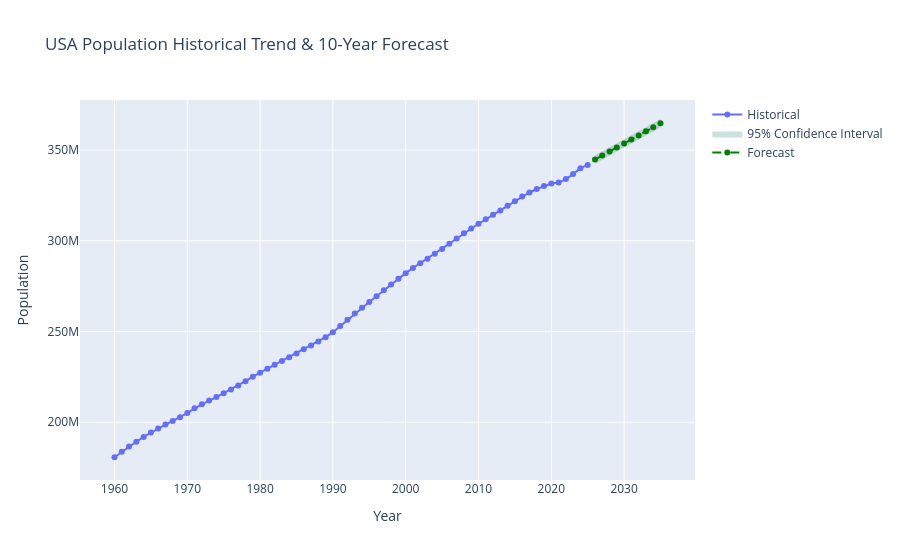

The notebook cell saved with this chart:
### Code cell
import duckdb
import pandas as pd
import numpy as np
import plotly.graph_objects as go

# 1. Fetch historical data from DuckDB
conn = duckdb.connect("data.duckdb")
df = conn.execute("SELECT Year, Population FROM usa_macro_data ORDER BY Year ASC").fetchdf()
conn.close()

# 2. Fit a trend model & forecast 10 years out
forecast_years = 10
last_year = df['Year'].max()
future_years = np.arange(last_year + 1, last_year + forecast_years + 1)

# Fit linear model on recent trend (last 20 years)
recent_df = df.tail(20)
poly_fit = np.polyfit(recent_df['Year'], recent_df['Population'], 1)
future_preds = np.polyval(poly_fit, future_years)

# Calculate $95\%$ confidence interval bounds
std_dev = np.std(recent_df['Population'] - np.polyval(poly_fit, recent_df['Year']))
upper_bound = future_preds + (1.96 * std_dev)
lower_bound = future_preds - (1.96 * std_dev)

# 3. Create interactive Plotly chart with uncertainty shading
fig = go.Figure()

# Historical Line
fig.add_trace(go.Scatter(x=df['Year'], y=df['Population'], mode='lines+markers', name='Historical'))

# Shaded Confidence Interval
fig.add_trace(go.Scatter(
    x=np.concatenate([future_years, future_years[::-1]]),
    y=np.concatenate([upper_bound, lower_bound[::-1]]),
    fill='toself',
    fillcolor='rgba(0,100,80,0.2)',
    line=dict(color='rgba(255,255,255,0)'),
    hoverinfo="skip",
    showlegend=True,
    name='95% Confidence Interval'
))

# Forecast Line
fig.add_trace(go.Scatter(x=future_years, y=future_preds, mode='lines+markers', name='Forecast', line=dict(dash='dash', color='green')))

fig.update_layout(title='USA Population Historical Trend & 10-Year Forecast', xaxis_title='Year', yaxis_title='Population')
fig.show()

### Figure 1 — Plotly figure (JSON) as saved in the notebook; plotly's stock layout.template omitted (floating-point values rounded to 4 significant figures)
{"data": [{"mode": "lines+markers", "name": "Historical", "type": "scatter", "x": [1960, 1961, 1962, 1963, 1964, 1965, 1966, 1967, 1968, 1969, 1970, 1971, 1972, 1973, 1974, 1975, 1976, 1977, 1978, 1979, 1980, 1981, 1982, 1983, 1984, 1985, 1986, 1987, 1988, 1989, 1990, 1991, 1992, 1993, 1994, 1995, 1996, 1997, 1998, 1999, 2000, 2001, 2002, 2003, 2004, 2005, 2006, 2007, 2008, 2009, 2010, 2011, 2012, 2013, 2014, 2015, 2016, 2017, 2018, 2019, 2020, 2021, 2022, 2023, 2024, 2025], "y": [180671000, 183691000, 186538000, 189242000, 191889000, 194303000, 196560000, 198712000, 200706000, 202677000, 205052000, 207661000, 209896000, 211909000, 213854000, 215973000, 218035000, 220239000, 222585000, 225055000, 227225000, 229466000, 231664000, 233792000, 235825000, 237924000, 240133000, 242289000, 244499000, 246819000, 249623000, 252981000, 256514000, 259919000, 263126000, 266278000, 269394000, 272657000, 275854000, 279040000, 282162411, 284968955, 287625193, 290107933, 292805298, 295516599, 298379912, 301231207, 304093966, 306771529, 309378227, 311839461, 314339099, 316726282, 319257560, 321815121, 324353340, 326608609, 328529577, 330226227, 331578104, 332100166, 333996304, 336755052, 340003797, 341784857]}, {"fill": "toself", "fillcolor": "rgba(0,100,80,0.2)", "hoverinfo": "skip", "line": {"color": "rgba(255,255,255,0)"}, "name": "95% Confidence Interval", "showlegend": true, "type": "scatter", "x": [2026, 2027, 2028, 2029, 2030, 2031, 2032, 2033, 2034, 2035, 2035, 2034, 2033, 2032, 2031, 2030, 2029, 2028, 2027, 2026], "y": [347200000.0, 349400000.0, 351600000.0, 353800000.0, 356000000.0, 358200000.0, 360500000.0, 362700000.0, 364900000.0, 367100000.0, 362400000.0, 360100000.0, 357900000.0, 355700000.0, 353500000.0, 351300000.0, 349100000.0, 346800000.0, 344600000.0, 342400000.0]}, {"line": {"color": "green", "dash": "dash"}, "mode": "lines+markers", "name": "Forecast", "type": "scatter", "x": [2026, 2027, 2028, 2029, 2030, 2031, 2032, 2033, 2034, 2035], "y": [344800000.0, 347000000.0, 349200000.0, 351400000.0, 353700000.0, 355900000.0, 358100000.0, 360300000.0, 362500000.0, 364700000.0]}], "layout": {"title": {"text": "USA Population Historical Trend & 10-Year Forecast"}, "xaxis": {"title": {"text": "Year"}}, "yaxis": {"title": {"text": "Population"}}}}
